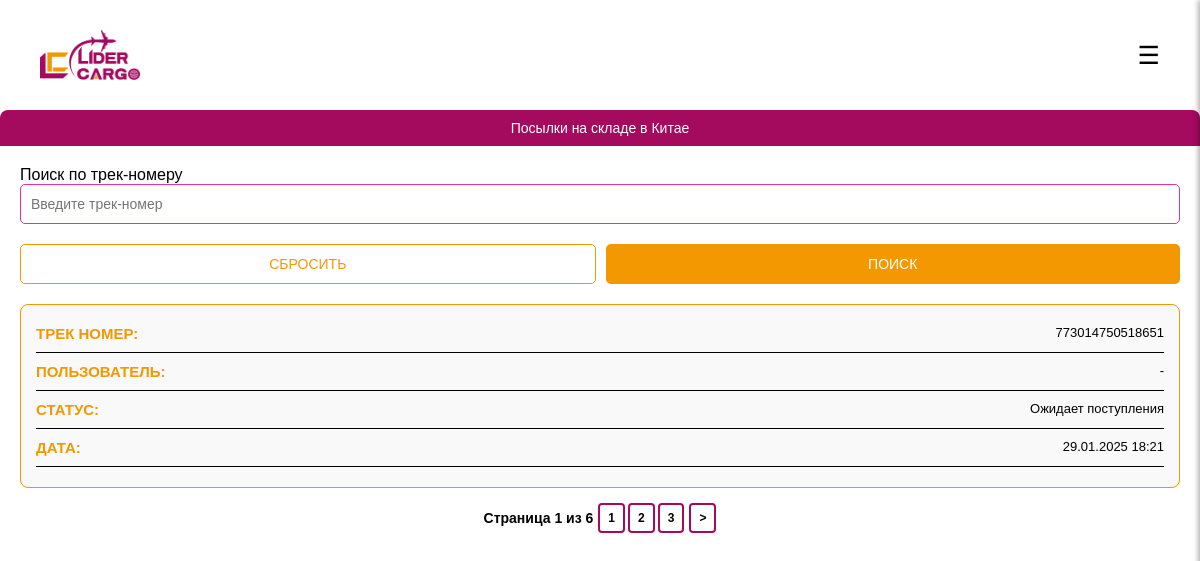
Before: /warehouse/ with the older database file.
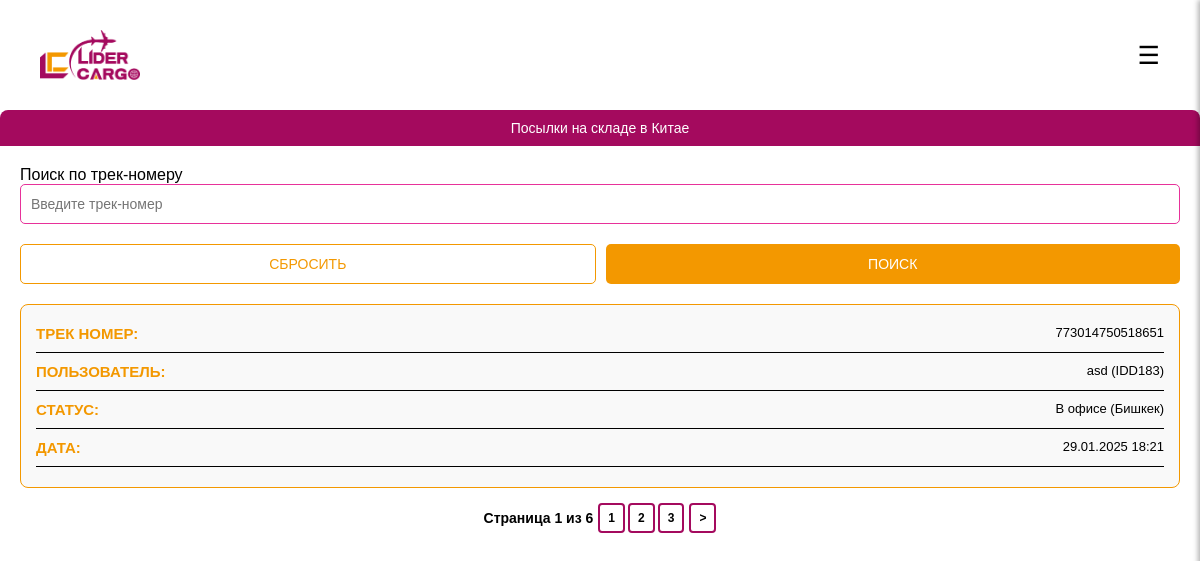
After: the same page with the newer database file.
### app/web_app/models.py (models this page shows, shortened)
class Product(models.Model):
    user = models.ForeignKey('User', on_delete=models.SET_NULL, verbose_name='Пользователь', null=True, blank=True)
    track = models.CharField(max_length=70, verbose_name="Трек номер")
    weight = models.FloatField(verbose_name="КГ", help_text="Килограм товара")
    price = models.FloatField(verbose_name="Цена ($)", help_text="Автоматически рассчитывается", editable=False)
    status = models.CharField(
        max_length=20,
        choices=ProductStatus.choices,
        default=ProductStatus.WAITING_FOR_ARRIVAL,
        verbose_name="Статус"
    )
    created_by_manager = models.BooleanField(default=False, verbose_name="Добавлено менеджером")
    created_at = models.DateTimeField(auto_now_add=True, verbose_name="Дата создания", null=True)
    class Meta:
        verbose_name = "Товар"
        verbose_name_plural = "Товары"
        ordering = ['-created_at']

class User(AbstractUser):
    chat_id = models.BigIntegerField(null=True, blank=True, verbose_name="Chat ID")
    id_user = models.CharField(
        max_length=10,
        unique=True,
        blank=True,
        null=True,
        verbose_name='Айди'
    )
    code = models.CharField(
        max_length=10,
        unique=True,
        blank=True,
        null=True,
        verbose_name="Код"
    )
    full_name = models.CharField(max_length=255, verbose_name="ФИО")
    phone_number = models.CharField(max_length=20, unique=True, verbose_name="Номер телефона")
    pickup_point = models.ForeignKey(
        Pvz,
        on_delete=models.CASCADE,
        verbose_name="ПВЗ",
        null=True,
        blank=True,
        related_name='users'
    )
    address = models.TextField(verbose_name="Адрес")
    warehouse_address = models.TextField(verbose_name="Адрес склада", blank=True, null=True)
    REQUIRED_FIELDS = []
    def __str__(self):
        return f"{self.full_name} ({self.id_user})"
    class Meta:
        verbose_name = "Пользователь"
        verbose_name_plural = "Пользователи"

### app/web_app/views.py (the view)
# urls.py: path("warehouse/", warehouse, name='warehouse'),
def warehouse(request):
    query = request.GET.get('q')
    products = Product.objects.all()
    if query:
        products = products.filter(track__icontains=query)
    page_obj = paginate_queryset(products, request, per_page=1)  # Показываем 10 товаров на странице
    return render(request, "warehouse.html", {
        "products": page_obj,
        "query": query
    })

### app/web_app/pagination.py (called while the page is built)
def paginate_queryset(queryset, request, per_page=10):
    paginator = Paginator(queryset, per_page)
    page_number = request.GET.get('page')
    try:
        page_obj = paginator.get_page(page_number)
    except PageNotAnInteger:
        page_obj = paginator.get_page(1)
    except EmptyPage:
        page_obj = paginator.get_page(paginator.num_pages)
    return page_obj

### templates/warehouse.html (shortened to what this page needs)
{% load static %}
<!DOCTYPE html>
<html lang="en">
<head>
    <link rel="stylesheet" href="https://cdnjs.cloudflare.com/ajax/libs/font-awesome/6.0.0-beta3/css/all.min.css">
</head>
<body>
    <div class="container content">
        <div class="header">
            <img class="logophoto" src="{% static './assets/images/CargosLogo.png' %}" alt="Lider Cargo">
            <button class="menu-button" onclick="toggleSidebar()">☰</button>
        </div>
        <div class="search-section">
            Посылки на складе в Китае
        </div>
        <form action="{% url 'warehouse' %}" method="GET" class="search-container">
            <label class="labelSearch" for="trackSearch">Поиск по трек-номеру</label>
            <input type="text" name="q" id="trackSearch" placeholder="Введите трек-номер" value="{{ query|default_if_none:'' }}">
            <div class="btn-past">
                <button type="button" class="reset-button" onclick="resetSearch()">СБРОСИТЬ</button>
                <button type="submit">ПОИСК</button>
            </div>
        </form>
        {% if products %}
            {% for x in products %}
            <div class="card">
                <div class="card-row">
                    <span class="label">ТРЕК НОМЕР:</span>
                    <span class="value">{{ x.track }}</span>
                </div>
                <div class="line"></div>
                <div class="card-row">
                    <span class="label">ПОЛЬЗОВАТЕЛЬ:</span>
                    <span class="value">{{ x.user|default:"-" }}</span>
                </div>
                <div class="line"></div>
                <div class="card-row">
                    <span class="label">СТАТУС:</span>
                    <span class="value">{{ x.get_status_display }}</span>
                </div>
                <div class="line"></div>
                <div class="card-row">
                    <span class="label">ДАТА:</span>
                    <span class="value">{{ x.created_at|date:"d.m.Y H:i" }}</span>
                </div>
                <div class="line"></div>
            </div>
            {% endfor %}
        {% else %}
            <p>Ничего не найдено.</p>
        {% endif %}
    {% include 'pagination.html' with page_obj=product_list sort=sort %}
</body>
</html>

Changed rows visible on the page:
changed Product: user "-" → "asd (IDD183)"; status "Ожидает поступления" → "В офисе (Бишкек)"
